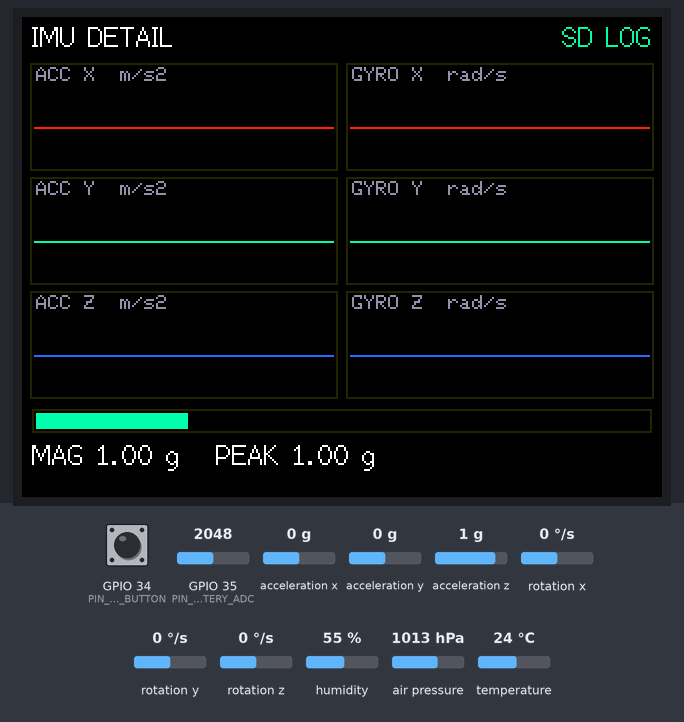
A program run on a simulated ESP32. Parts: 320×240 colour display. The test bench sets the inputs (shaded band); at power-on: GPIO 34 (PIN_SCREEN_BUTTON) LOW, GPIO 35 (PIN_BATTERY_ADC) = 2048, acceleration y 0 g, acceleration x 0 g, acceleration z 1 g, rotation x 0 °/s, rotation y 0 °/s, rotation z 0 °/s, humidity 55 %, air pressure 1013 hPa, temperature 24 °C (analog values on the 0–4095 scale). Storage starts empty.

Above: at 1.9 s.
2.0 s: GPIO 34 (PIN_SCREEN_BUTTON) pulled HIGH for 0.15 s
At 4.2 s:
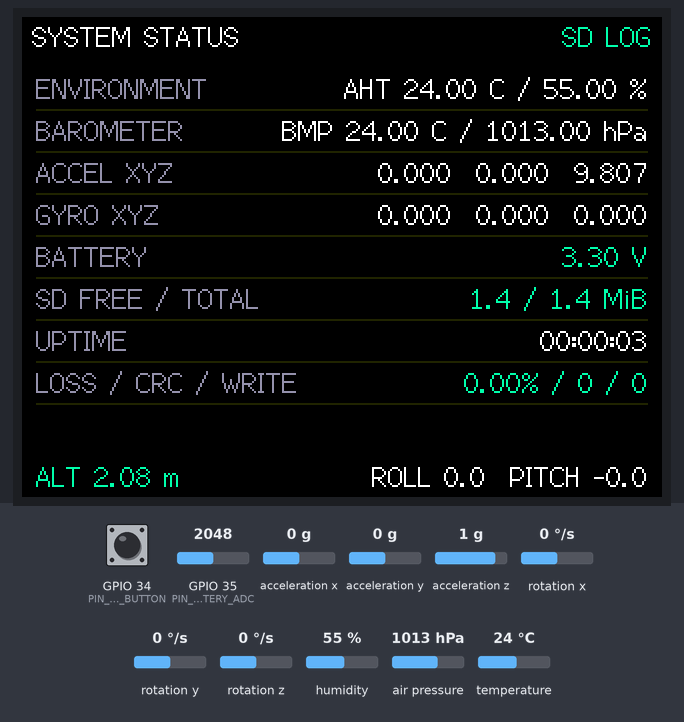
5.2 s: GPIO 35 (PIN_BATTERY_ADC) set to 1957
At 6.0 s:
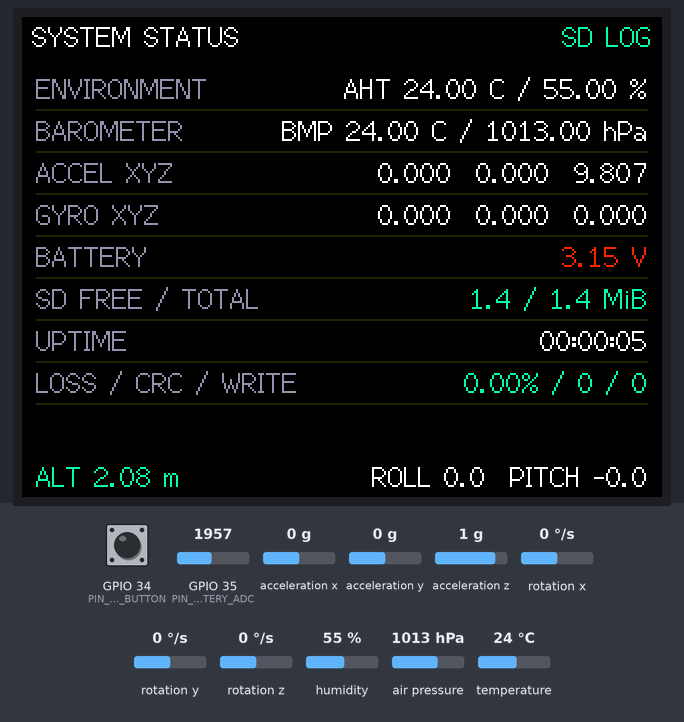
8.2 s: GPIO 34 (PIN_SCREEN_BUTTON) pulled HIGH for 1 s
9.8 s: acceleration y set to -1.4 g
At 10.78 s:
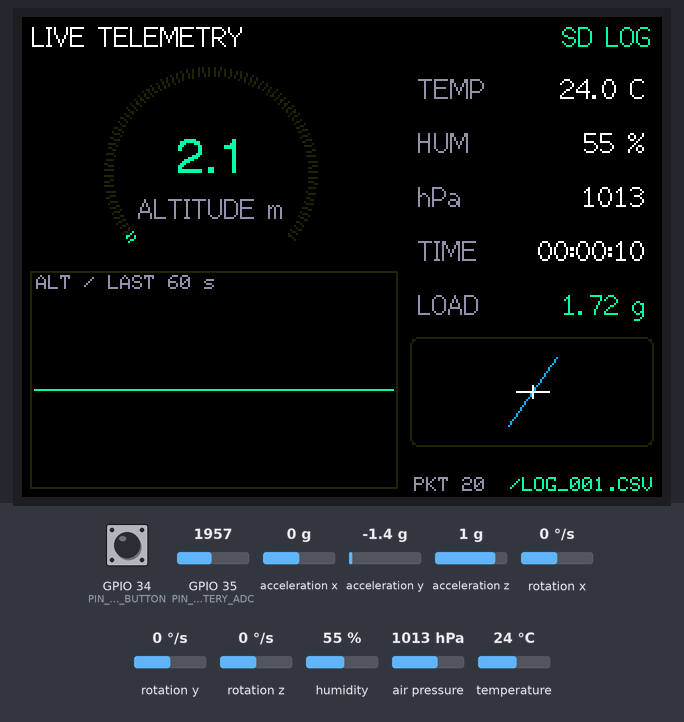
12.8 s: acceleration x set to -1.4 g
At 13.78 s:
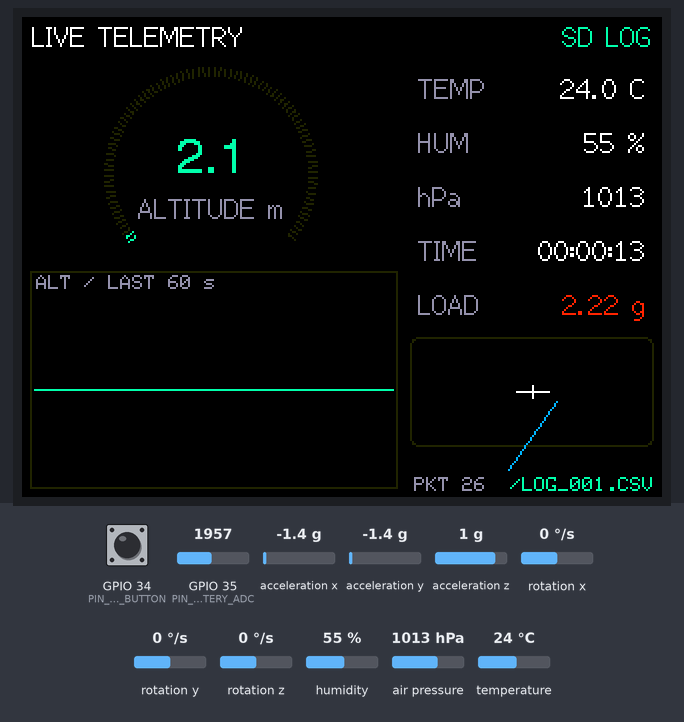
15.0 s: acceleration z set to -1.4 g
At 15.9 s:
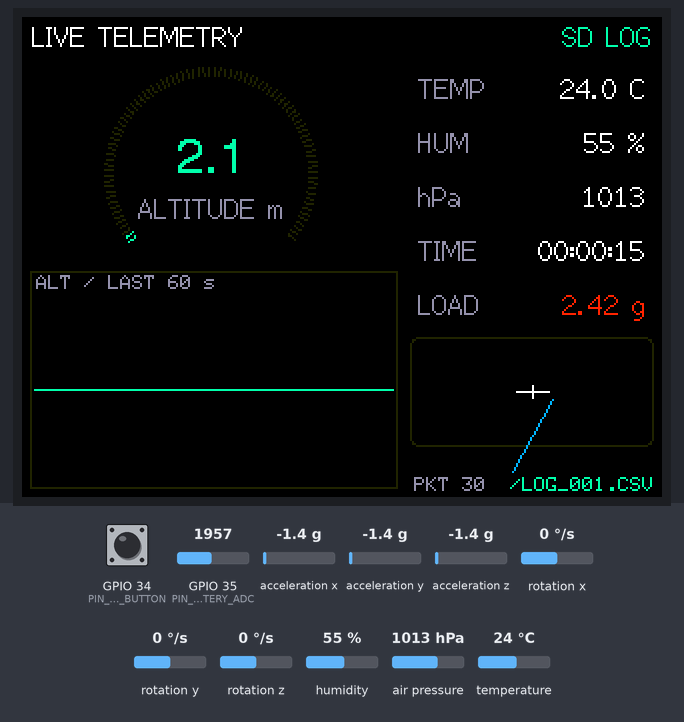
Timing chart, 0 to 18.0 s (numbered marks = the images above; inputs shaded):
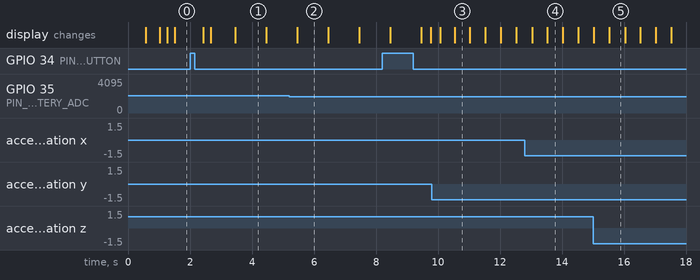

The program:

main.cpp
```cpp
/*
 * Stratologger
 * Author: Trishan Biswas
 * Project started: February 2026
 * Status: Ongoing
 */

#include <Arduino.h>
#include <SPI.h>
#include <Wire.h>

#include <algorithm>

#include "config.h"
#include "sensors/SensorManager.h"
#include "storage/TelemetryLogger.h"
#include "telemetry_types.h"
#include "ui/DisplayManager.h"

namespace {
SensorManager sensors;
TelemetryLogger logger;
DisplayManager display;
TelemetrySample latest;
SystemStats stats;
UiScreen currentScreen = UiScreen::Live;
uint32_t nextSampleMs = 0;
uint32_t lastSpaceRefreshMs = 0;
uint32_t lastButtonChangeMs = 0;
bool lastButtonReading = HIGH;
bool stableButtonState = HIGH;

float readBatteryVoltage() {
  const uint32_t adcMillivolts = analogReadMilliVolts(Config::PIN_BATTERY_ADC);
  const float dividerRatio =
      (Config::BATTERY_R_TOP_OHM + Config::BATTERY_R_BOTTOM_OHM) /
      Config::BATTERY_R_BOTTOM_OHM;
  return (adcMillivolts / 1000.0F) * dividerRatio *
         Config::BATTERY_CALIBRATION;
}

void updateButton(uint32_t now) {
  const bool reading = digitalRead(Config::PIN_SCREEN_BUTTON);
  if (reading != lastButtonReading) {
    lastButtonReading = reading;
    lastButtonChangeMs = now;
  }
  if ((now - lastButtonChangeMs) >= Config::BUTTON_DEBOUNCE_MS &&
      reading != stableButtonState) {
    stableButtonState = reading;
    if (stableButtonState == LOW) {
      const uint8_t next =
          (static_cast<uint8_t>(currentScreen) + 1U) %
          static_cast<uint8_t>(UiScreen::Count);
      currentScreen = static_cast<UiScreen>(next);
      display.render(latest, stats, currentScreen);
    }
  }
}

void refreshStats(uint32_t now) {
  stats.uptimeMs = now;
  stats.logWriteErrors = logger.writeErrors();
  stats.sdLogging = logger.isReady() && logger.writeErrors() == 0;
  stats.logFileName = logger.fileName();
  stats.batteryVoltage = readBatteryVoltage();
  if (now - lastSpaceRefreshMs >= 10000UL) {
    logger.refreshSpace();
    lastSpaceRefreshMs = now;
  }
  stats.sdTotalBytes = logger.totalBytes();
  stats.sdFreeBytes = logger.freeBytes();
}
}  // namespace

void setup() {
  Serial.begin(Config::SERIAL_BAUD);

  pinMode(Config::PIN_SCREEN_BUTTON, INPUT);  // GPIO34 has no internal pull-up.
  pinMode(Config::PIN_BATTERY_ADC, INPUT);
  analogReadResolution(12);
  analogSetPinAttenuation(Config::PIN_BATTERY_ADC, ADC_11db);

  Wire.begin(Config::PIN_I2C_SDA, Config::PIN_I2C_SCL);
  Wire.setClock(400000);
  SPI.begin(Config::PIN_SPI_SCK, Config::PIN_SPI_MISO, Config::PIN_SPI_MOSI);

  uint8_t faults = FAULT_NONE;
  if (!display.begin()) faults |= FAULT_DISPLAY;
  display.showBootMessage("INITIALISING SENSORS");
  faults |= sensors.begin(Wire);
  display.showBootMessage("MOUNTING SD CARD");
  faults |= logger.begin(SPI);

  if (faults != FAULT_NONE) {
    Serial.printf("Boot fault mask: 0x%02X\n", faults);
    if (!(faults & FAULT_DISPLAY)) {
      display.showBootMessage("BOOT FAULT - CHECK SERIAL");
    }
    while (true) delay(250);
  }

  nextSampleMs = millis();
  lastSpaceRefreshMs = millis() - 10000UL;
}

void loop() {
  const uint32_t now = millis();
  updateButton(now);

  if (static_cast<int32_t>(now - nextSampleMs) < 0) {
    delay(1);
    return;
  }

  const uint32_t lateness = now - nextSampleMs;
  if (lateness >= Config::SAMPLE_INTERVAL_MS) {
    const uint32_t missed = lateness / Config::SAMPLE_INTERVAL_MS;
    stats.droppedDeadlines += missed;
    nextSampleMs += missed * Config::SAMPLE_INTERVAL_MS;
  }
  nextSampleMs += Config::SAMPLE_INTERVAL_MS;

  latest.packetId++;
  latest.timestampMs = now;
  if (!sensors.read(latest)) {
    Serial.println("Sensor read failed");
  }
  latest.checksum = calculateChecksum(latest);
  if (calculateChecksum(latest) != latest.checksum) {
    ++stats.checksumErrors;
  }
  if (!logger.append(latest)) {
    Serial.println("SD log write failed");
  }
  stats.peakG = std::max(stats.peakG, latest.accelMagnitudeG);
  refreshStats(now);
  display.render(latest, stats, currentScreen);
}
```

telemetry_csv.h
```cpp
/*
 * Stratologger
 * Author: Trishan Biswas
 * Project started: February 2026
 */

#pragma once

#include <stdio.h>
#include <stdlib.h>
#include "telemetry_types.h"

// Check the values that will actually be saved, after decimal rounding.
inline int formatTelemetryCsv(char* line, size_t capacity,
                              const TelemetrySample& sample) {
  char fields[224];
  const int length = snprintf(
      fields, sizeof(fields),
      "%.2f,%.2f,%.2f,%.2f,%.3f,%.3f,%.3f,%.4f,%.4f,%.4f",
      sample.temperatureC, sample.humidityPct, sample.pressureHpa,
      sample.altitudeM, sample.accelX, sample.accelY, sample.accelZ,
      sample.gyroX, sample.gyroY, sample.gyroZ);
  if (length < 0 || static_cast<size_t>(length) >= sizeof(fields)) return -1;

  constexpr double scales[] = {100, 100, 100, 100, 1000, 1000, 1000,
                               10000, 10000, 10000};
  uint32_t checksum = sample.packetId ^ sample.timestampMs;
  const char* cursor = fields;
  for (unsigned int i = 0; i < 10; ++i) {
    char* end = nullptr;
    const double value = strtod(cursor, &end);
    if (end == cursor || (i < 9 ? *end != ',' : *end != '\0')) return -1;
    if (!isfinite(value)) {
      checksum ^= 0x80000000UL;
    } else {
      const double rounded = round(value * scales[i]);
      if (rounded < -2147483648.0 || rounded > 2147483647.0) return -1;
      checksum ^= static_cast<uint32_t>(static_cast<int32_t>(rounded));
    }
    cursor = end + (i < 9 ? 1 : 0);
  }
  return snprintf(line, capacity, "%lu,%lu,%s,%08lX\n",
                  static_cast<unsigned long>(sample.packetId),
                  static_cast<unsigned long>(sample.timestampMs), fields,
                  static_cast<unsigned long>(checksum));
}
```

telemetry_types.h
```cpp
/*
 * Stratologger
 * Author: Trishan Biswas
 * Project started: February 2026
 * Status: Ongoing
 */

#pragma once

#include <stdint.h>
#include <math.h>

enum FaultBit : uint8_t {
  FAULT_NONE = 0,
  FAULT_BMP280 = 1U << 0,
  FAULT_AHT20 = 1U << 1,
  FAULT_MPU6050 = 1U << 2,
  FAULT_SD = 1U << 3,
  FAULT_DISPLAY = 1U << 4,
};

enum class UiScreen : uint8_t {
  Live = 0,
  Imu = 1,
  System = 2,
  Count = 3,
};

struct TelemetrySample {
  uint32_t packetId = 0;
  uint32_t timestampMs = 0;
  float temperatureC = NAN;
  float humidityPct = NAN;
  float pressureHpa = NAN;
  float altitudeM = NAN;
  float bmpTemperatureC = NAN;
  float accelX = NAN;
  float accelY = NAN;
  float accelZ = NAN;
  float gyroX = NAN;
  float gyroY = NAN;
  float gyroZ = NAN;
  float accelMagnitudeG = NAN;
  float rollDeg = NAN;
  float pitchDeg = NAN;
  uint32_t checksum = 0;
};

struct SystemStats {
  bool demoMode = false;
  uint32_t uptimeMs = 0;
  uint32_t droppedDeadlines = 0;
  uint32_t checksumErrors = 0;
  uint32_t logWriteErrors = 0;
  uint64_t sdTotalBytes = 0;
  uint64_t sdFreeBytes = 0;
  float batteryVoltage = NAN;
  float peakG = 0.0F;
  bool sdLogging = false;
  const char* logFileName = "---";
};

inline uint32_t scaledChecksumValue(float value, float scale) {
  if (!isfinite(value)) {
    return 0x80000000UL;
  }
  const int32_t scaled = static_cast<int32_t>(lroundf(value * scale));
  return static_cast<uint32_t>(scaled);
}

inline uint32_t calculateChecksum(const TelemetrySample& s) {
  uint32_t checksum = s.packetId ^ s.timestampMs;
  checksum ^= scaledChecksumValue(s.temperatureC, 100.0F);
  checksum ^= scaledChecksumValue(s.humidityPct, 100.0F);
  checksum ^= scaledChecksumValue(s.pressureHpa, 100.0F);
  checksum ^= scaledChecksumValue(s.altitudeM, 100.0F);
  checksum ^= scaledChecksumValue(s.accelX, 1000.0F);
  checksum ^= scaledChecksumValue(s.accelY, 1000.0F);
  checksum ^= scaledChecksumValue(s.accelZ, 1000.0F);
  checksum ^= scaledChecksumValue(s.gyroX, 10000.0F);
  checksum ^= scaledChecksumValue(s.gyroY, 10000.0F);
  checksum ^= scaledChecksumValue(s.gyroZ, 10000.0F);
  return checksum;
}
```

SensorManager.cpp
```cpp
/*
 * Stratologger
 * Author: Trishan Biswas
 * Project started: February 2026
 * Status: Ongoing
 */

#include "SensorManager.h"

#include <math.h>

#include "config.h"

uint8_t SensorManager::begin(TwoWire& wire) {
  uint8_t faults = FAULT_NONE;

  // Common BMP280 combo boards use either address depending on SDO strapping.
  bmpReady_ = bmp_.begin(0x76) || bmp_.begin(0x77);
  if (!bmpReady_) {
    faults |= FAULT_BMP280;
  } else {
    bmp_.setSampling(Adafruit_BMP280::MODE_NORMAL,
                     Adafruit_BMP280::SAMPLING_X2,
                     Adafruit_BMP280::SAMPLING_X16,
                     Adafruit_BMP280::FILTER_X16,
                     Adafruit_BMP280::STANDBY_MS_500);
  }

  ahtReady_ = aht_.begin(&wire);
  if (!ahtReady_) {
    faults |= FAULT_AHT20;
  }

  mpuReady_ = mpu_.begin(0x68, &wire);
  if (!mpuReady_) {
    faults |= FAULT_MPU6050;
  } else {
    mpu_.setAccelerometerRange(MPU6050_RANGE_8_G);
    mpu_.setGyroRange(MPU6050_RANGE_500_DEG);
    mpu_.setFilterBandwidth(MPU6050_BAND_21_HZ);
  }

  return faults;
}

bool SensorManager::read(TelemetrySample& sample) {
  if (!(bmpReady_ && ahtReady_ && mpuReady_)) {
    return false;
  }

  sensors_event_t humidityEvent;
  sensors_event_t ahtTempEvent;
  sensors_event_t accelEvent;
  sensors_event_t gyroEvent;
  sensors_event_t mpuTempEvent;

  aht_.getEvent(&humidityEvent, &ahtTempEvent);
  mpu_.getEvent(&accelEvent, &gyroEvent, &mpuTempEvent);

  sample.temperatureC = ahtTempEvent.temperature;
  sample.humidityPct = humidityEvent.relative_humidity;
  sample.bmpTemperatureC = bmp_.readTemperature();
  sample.pressureHpa = bmp_.readPressure() / 100.0F;
  sample.altitudeM = bmp_.readAltitude(Config::SEA_LEVEL_PRESSURE_HPA);
  sample.accelX = accelEvent.acceleration.x;
  sample.accelY = accelEvent.acceleration.y;
  sample.accelZ = accelEvent.acceleration.z;
  sample.gyroX = gyroEvent.gyro.x;
  sample.gyroY = gyroEvent.gyro.y;
  sample.gyroZ = gyroEvent.gyro.z;

  const float magnitudeMs2 = sqrtf(sample.accelX * sample.accelX +
                                   sample.accelY * sample.accelY +
                                   sample.accelZ * sample.accelZ);
  sample.accelMagnitudeG = magnitudeMs2 / SENSORS_GRAVITY_STANDARD;
  sample.rollDeg = atan2f(sample.accelY, sample.accelZ) * 180.0F / PI;
  sample.pitchDeg = atan2f(-sample.accelX,
                          sqrtf(sample.accelY * sample.accelY +
                                sample.accelZ * sample.accelZ)) *
                    180.0F / PI;

  return isfinite(sample.temperatureC) && isfinite(sample.humidityPct) &&
         isfinite(sample.pressureHpa) && isfinite(sample.accelMagnitudeG);
}
```

SensorManager.h
```cpp
/*
 * Stratologger
 * Author: Trishan Biswas
 * Project started: February 2026
 * Status: Ongoing
 */

#pragma once

#include <Adafruit_AHTX0.h>
#include <Adafruit_BMP280.h>
#include <Adafruit_MPU6050.h>
#include <Wire.h>

#include "telemetry_types.h"

class SensorManager {
 public:
  uint8_t begin(TwoWire& wire = Wire);
  bool read(TelemetrySample& sample);

 private:
  Adafruit_BMP280 bmp_;
  Adafruit_AHTX0 aht_;
  Adafruit_MPU6050 mpu_;
  bool bmpReady_ = false;
  bool ahtReady_ = false;
  bool mpuReady_ = false;
};
```

TelemetryLogger.cpp
```cpp
/*
 * Stratologger
 * Author: Trishan Biswas
 * Project started: February 2026
 * Status: Ongoing
 */

#include "TelemetryLogger.h"

#include "config.h"
#include "telemetry_csv.h"

namespace {
constexpr char CSV_HEADER[] =
    "PACKET_ID,TIMESTAMP_MS,TEMP_C,HUMIDITY_PCT,PRESSURE_HPA,ALTITUDE_M,"
    "ACCEL_X_MS2,ACCEL_Y_MS2,ACCEL_Z_MS2,GYRO_X_RADS,GYRO_Y_RADS,"
    "GYRO_Z_RADS,CHECKSUM_HEX\n";
}

uint8_t TelemetryLogger::begin(SPIClass& spi) {
  pinMode(Config::PIN_SD_CS, OUTPUT);
  digitalWrite(Config::PIN_SD_CS, HIGH);
  digitalWrite(Config::PIN_TFT_CS, HIGH);

  if (!SD.begin(Config::PIN_SD_CS, spi, Config::SD_SPI_HZ)) {
    return FAULT_SD;
  }
  if (SD.cardType() == CARD_NONE || !selectFileName()) {
    SD.end();
    return FAULT_SD;
  }

  file_ = SD.open(fileName_, FILE_WRITE);
  if (!file_ || !writeHeader()) {
    close();
    SD.end();
    return FAULT_SD;
  }

  ready_ = true;
  refreshSpace();
  return FAULT_NONE;
}

bool TelemetryLogger::selectFileName() {
  for (uint16_t index = 1; index <= 999; ++index) {
    snprintf(fileName_, sizeof(fileName_), "/LOG_%03u.CSV", index);
    if (!SD.exists(fileName_)) {
      return true;
    }
  }
  return false;
}

bool TelemetryLogger::writeHeader() {
  const size_t expected = sizeof(CSV_HEADER) - 1;
  const size_t written = file_.print(CSV_HEADER);
  file_.flush();
  return written == expected;
}

bool TelemetryLogger::append(const TelemetrySample& sample) {
  if (!ready_ || !file_) {
    ++writeErrors_;
    return false;
  }

  char line[256];
  const int length = formatTelemetryCsv(line, sizeof(line), sample);

  if (length <= 0 || static_cast<size_t>(length) >= sizeof(line) ||
      file_.write(reinterpret_cast<const uint8_t*>(line), length) !=
          static_cast<size_t>(length)) {
    ++writeErrors_;
    return false;
  }

  // At 2 Hz this intentionally favours impact/power-loss survival over speed.
  file_.flush();
  return true;
}

void TelemetryLogger::refreshSpace() {
  if (!ready_) {
    return;
  }
  totalBytes_ = SD.totalBytes();
  const uint64_t used = SD.usedBytes();
  freeBytes_ = totalBytes_ > used ? totalBytes_ - used : 0;
}

void TelemetryLogger::close() {
  if (file_) {
    file_.flush();
    file_.close();
  }
  ready_ = false;
}
```

TelemetryLogger.h
```cpp
/*
 * Stratologger
 * Author: Trishan Biswas
 * Project started: February 2026
 * Status: Ongoing
 */

#pragma once

#include <FS.h>
#include <SD.h>
#include <SPI.h>

#include "telemetry_types.h"

class TelemetryLogger {
 public:
  uint8_t begin(SPIClass& spi);
  bool append(const TelemetrySample& sample);
  void refreshSpace();
  void close();

  bool isReady() const { return ready_; }
  const char* fileName() const { return fileName_; }
  uint32_t writeErrors() const { return writeErrors_; }
  uint64_t totalBytes() const { return totalBytes_; }
  uint64_t freeBytes() const { return freeBytes_; }

 private:
  bool selectFileName();
  bool writeHeader();

  File file_;
  char fileName_[20] = "---";
  bool ready_ = false;
  uint32_t writeErrors_ = 0;
  uint64_t totalBytes_ = 0;
  uint64_t freeBytes_ = 0;
};
```

DisplayManager.h
```cpp
/*
 * Stratologger
 * Author: Trishan Biswas
 * Project started: February 2026
 * Status: Ongoing
 */

#pragma once

#include <TFT_eSPI.h>

#include <array>

#include "config.h"
#include "telemetry_types.h"

template <size_t N>
class FloatRingBuffer {
 public:
  void push(float value) {
    values_[head_] = value;
    head_ = (head_ + 1U) % N;
    if (count_ < N) ++count_;
  }

  size_t size() const { return count_; }

  float oldestAt(size_t index) const {
    const size_t start = count_ == N ? head_ : 0;
    return values_[(start + index) % N];
  }

 private:
  std::array<float, N> values_{};
  size_t head_ = 0;
  size_t count_ = 0;
};

class DisplayManager {
 public:
  DisplayManager();

  bool begin();
  void showBootMessage(const char* message);
  void render(const TelemetrySample& sample, const SystemStats& stats,
              UiScreen screen);

 private:
  using GraphBuffer = FloatRingBuffer<Config::GRAPH_POINTS>;

  void capture(const TelemetrySample& sample);
  void drawHeader(const char* title, const SystemStats& stats);
  void drawLive(const TelemetrySample& sample, const SystemStats& stats);
  void drawImu(const TelemetrySample& sample, const SystemStats& stats);
  void drawSystem(const TelemetrySample& sample, const SystemStats& stats);
  void drawArcGauge(int16_t cx, int16_t cy, int16_t radius, float value);
  void drawGraph(int16_t x, int16_t y, int16_t w, int16_t h,
                 const GraphBuffer& values, uint16_t color,
                 const char* label);
  void drawCard(int16_t x, int16_t y, int16_t w, int16_t h,
                const char* label, const char* value, uint16_t valueColor);
  void drawHorizon(int16_t x, int16_t y, int16_t w, int16_t h,
                   float rollDeg, float pitchDeg);
  void drawMagnitudeBar(int16_t x, int16_t y, int16_t w, float magnitudeG,
                        float peakG);

  TFT_eSPI tft_;
  TFT_eSprite frame_;
  bool frameReady_ = false;
  uint32_t lastCapturedPacket_ = UINT32_MAX;

  uint16_t bg_ = TFT_BLACK;
  uint16_t panel_ = TFT_DARKGREY;
  uint16_t green_ = TFT_GREEN;
  uint16_t amber_ = TFT_YELLOW;
  uint16_t red_ = TFT_RED;
  uint16_t primary_ = TFT_WHITE;
  uint16_t secondary_ = TFT_LIGHTGREY;
  uint16_t grid_ = TFT_DARKGREY;
  uint16_t cyan_ = TFT_CYAN;
  uint16_t blue_ = TFT_BLUE;
  uint16_t magenta_ = TFT_MAGENTA;

  GraphBuffer altitude_;
  GraphBuffer accelX_;
  GraphBuffer accelY_;
  GraphBuffer accelZ_;
  GraphBuffer gyroX_;
  GraphBuffer gyroY_;
  GraphBuffer gyroZ_;
};
```

config.h
```cpp
/*
 * Stratologger
 * Author: Trishan Biswas
 * Project started: February 2026
 * Status: Ongoing
 */

#pragma once

#include <Arduino.h>

namespace Config {

// Shared I2C bus.
constexpr uint8_t PIN_I2C_SDA = 21;
constexpr uint8_t PIN_I2C_SCL = 22;

// Shared VSPI bus. TFT pin macros live in platformio.ini for TFT_eSPI.
constexpr uint8_t PIN_SPI_SCK = 18;
constexpr uint8_t PIN_SPI_MISO = 19;
constexpr uint8_t PIN_SPI_MOSI = 23;
constexpr uint8_t PIN_TFT_CS = 15;
constexpr uint8_t PIN_SD_CS = 5;

constexpr uint8_t PIN_SCREEN_BUTTON = 34;  // External 10 kOhm pull-up required.
constexpr uint8_t PIN_BATTERY_ADC = 35;

constexpr uint32_t SERIAL_BAUD = 115200;
constexpr uint32_t SAMPLE_INTERVAL_MS = 500;
constexpr uint32_t BUTTON_DEBOUNCE_MS = 40;
constexpr uint32_t SD_SPI_HZ = 10000000;
constexpr uint16_t GRAPH_POINTS = 120;

// Calibrate this against a known local pressure for useful absolute altitude.
constexpr float SEA_LEVEL_PRESSURE_HPA = 1013.25F;
constexpr float ALTITUDE_GAUGE_MIN_M = -50.0F;
constexpr float ALTITUDE_GAUGE_MAX_M = 3000.0F;

// Battery divider: BAT+ -- R_TOP -- GPIO35 -- R_BOTTOM -- GND.
constexpr float BATTERY_R_TOP_OHM = 100000.0F;
constexpr float BATTERY_R_BOTTOM_OHM = 100000.0F;
constexpr float BATTERY_CALIBRATION = 1.000F;
constexpr float BATTERY_EMPTY_V = 3.20F;
constexpr float BATTERY_FULL_V = 4.20F;

}  // namespace Config
```

Source omitted: DisplayManager.cpp (13519 bytes)

Measured:
- the behaviour switches between 1986 and 1985 on GPIO 35 (PIN_BATTERY_ADC) (found by bisection; images 1 and 2)
- after the input at 2.0 s, the display: first changes after 0.42 s (image 1 shows a later state)
- after the input at 5.2 s, the display: changes after 0.26 s (image 2)
- after the input at 9.8 s, the display: first changes after 0.28 s (image 3 shows a later state)
